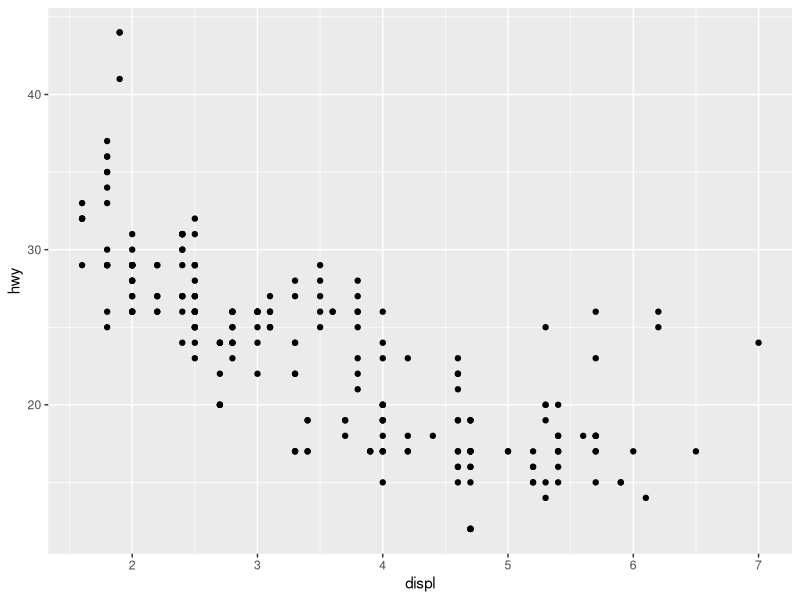
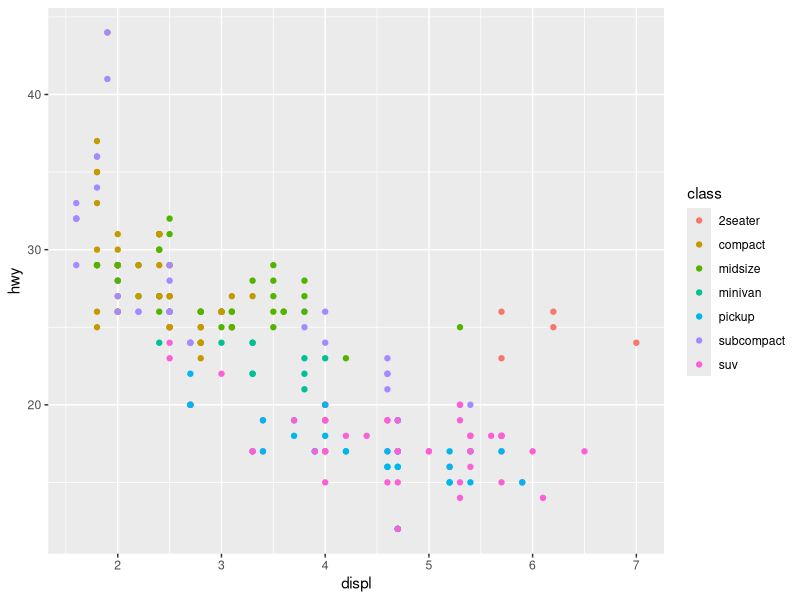
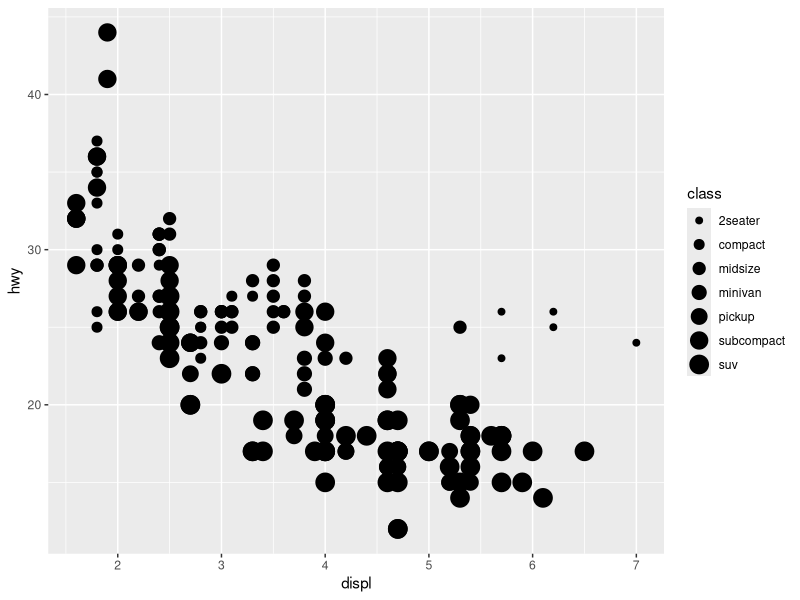
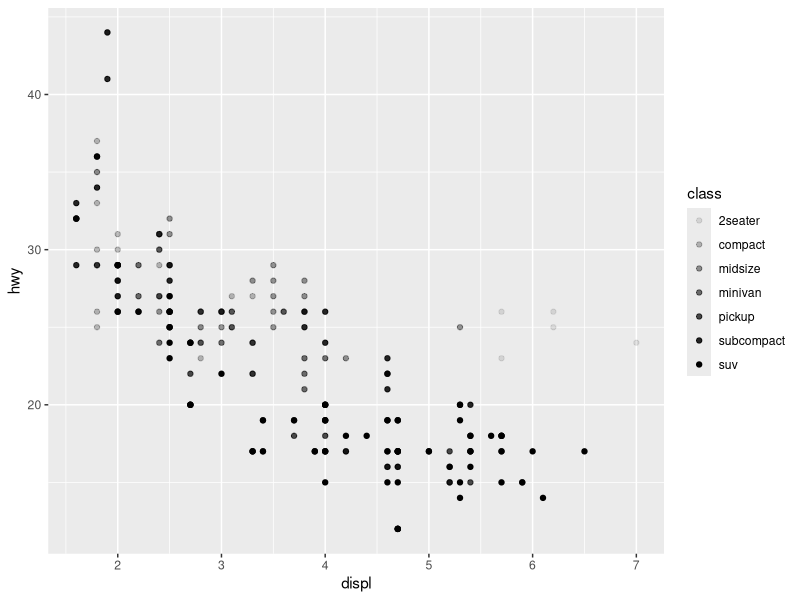
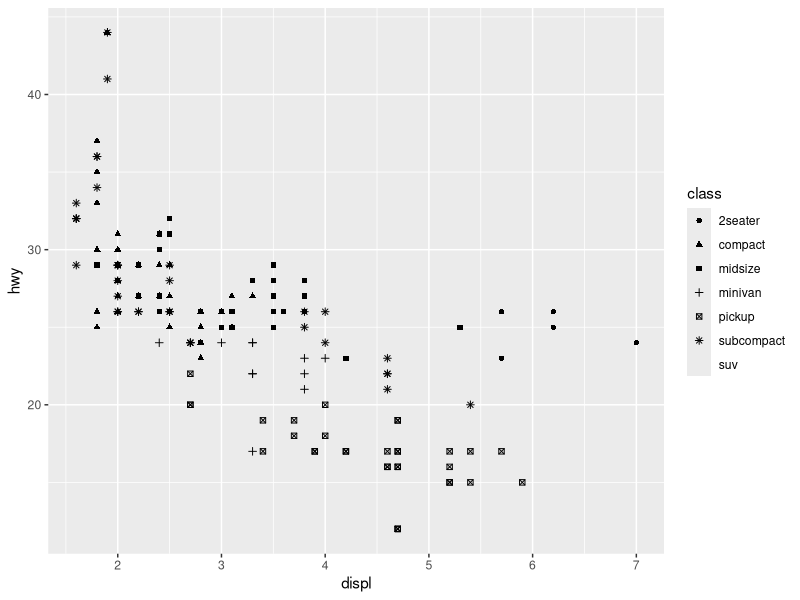
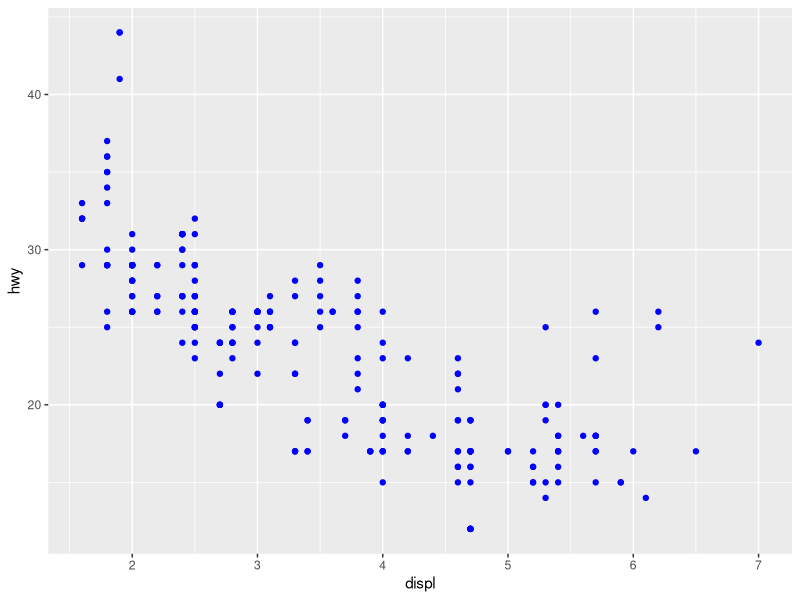
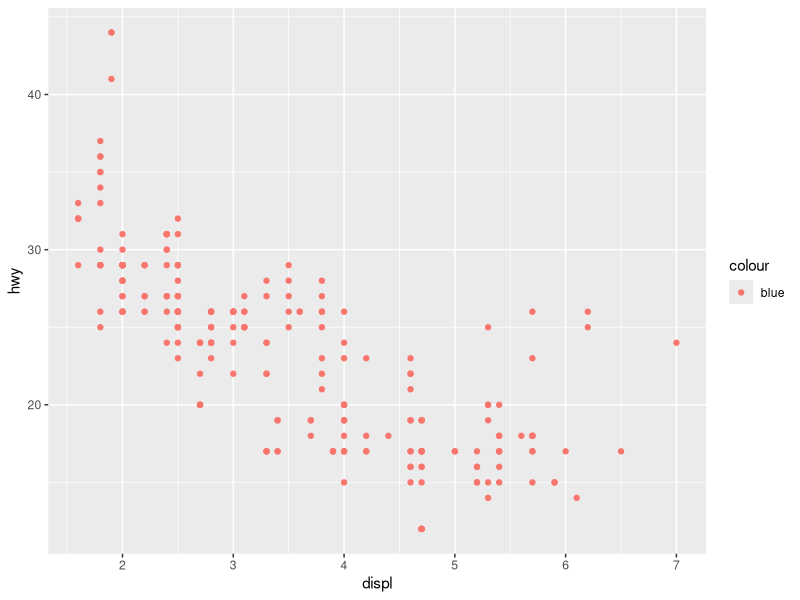
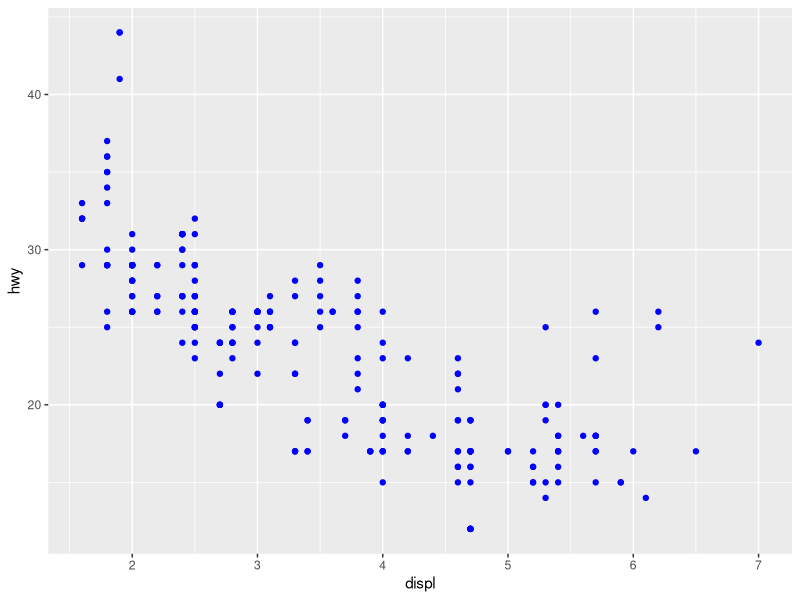

Write the R code that produced these figures, in order. (Note: this script raises an error after producing the figures.)
# Chapter 3 explore - intro
library(tidyverse)

# data frame
mpg

# create a ggplot
ggplot(data = mpg) +
  geom_point(mapping = aes(x = displ, y = hwy))

# graphic template

# ggplot(data = <DATA>) +
#   <GEOM_FUNCTION>(mapping = aes(<MAPPINGS>))

# aetsthetic mappings
ggplot(data = mpg) +
  geom_point(mapping = aes(x = displ, y = hwy, color = class))

ggplot(data = mpg) +
  geom_point(mapping = aes(x = displ, y = hwy, size = class))

# Left
ggplot(data = mpg) + 
  geom_point(mapping = aes(x = displ, y = hwy, alpha = class))

# Right
ggplot(data = mpg) + 
  geom_point(mapping = aes(x = displ, y = hwy, shape = class))

ggplot(data = mpg) + 
  geom_point(mapping = aes(x = displ, y = hwy), color = "blue")

# excercises
ggplot(data = mpg) + 
  geom_point(mapping = aes(x = displ, y = hwy, color = "blue"))

ggplot(data = mpg) + 
  geom_point(mapping = aes(x = displ, y = hwy), color = "blue") # out of aes()

# facets
# To facet your plot by a single variable, use facet_wrap()
ggplot(data = mpg) +
  geom_point(mapping = aes(x = displ, y = hwy)) +
  facet_wrap(~ class, nrow = 2)

# To facet your plot on the combination of two variables, add facet_grid() to 
# your plot call
ggplot(data = mpg) + 
  geom_point(mapping = aes(x = displ, y = hwy)) + 
  facet_grid(drv ~ cyl)

# quiz
ggplot(data = mpg) + 
  geom_point(mapping = aes(x = drv, y = cyl))

ggplot(data = mpg) + 
  geom_point(mapping = aes(x = displ, y = hwy)) +
  facet_grid(drv ~ .) # vertical

ggplot(data = mpg) + 
  geom_point(mapping = aes(x = displ, y = hwy)) +
  facet_grid(. ~ cyl) # horizontal

ggplot(data = mpg) + 
  geom_point(mapping = aes(x = displ, y = hwy)) + 
  facet_wrap(~ class, nrow = 2)

# geometric objects
# left
ggplot(data = mpg) + 
  geom_point(mapping = aes(x = displ, y = hwy))

# right
ggplot(data = mpg) + 
  geom_smooth(mapping = aes(x = displ, y = hwy))

ggplot(data = mpg) + 
  geom_smooth(mapping = aes(x = displ, y = hwy, linetype = drv))

par(mfrow = c(1, 3))
ggplot(data = mpg) +
  geom_smooth(mapping = aes(x = displ, y = hwy))

ggplot(data = mpg) +
  geom_smooth(mapping = aes(x = displ, y = hwy, group = drv))

ggplot(data = mpg) +
  geom_smooth(
    mapping = aes(x = displ, y = hwy, color = drv),
    show.legend = FALSE
  )

# To display multiple geoms in the same plot, add multiple geom functions to ggplot():
ggplot(data = mpg) + 
  geom_point(mapping = aes(x = displ, y = hwy)) +
  geom_smooth(mapping = aes(x = displ, y = hwy))

# This, however, introduces some duplication in our code. 
ggplot(data = mpg, mapping = aes(x = displ, y = hwy)) + 
  geom_point() + 
  geom_smooth()


ggplot(data = mpg, mapping = aes(x = displ, y = hwy)) + 
  geom_point(mapping = aes(color = class)) + 
  geom_smooth()

ggplot(data = mpg, mapping = aes(x = displ, y = hwy)) + 
  geom_point(mapping = aes(color = class)) + 
  geom_smooth(data = filter(mpg, class == "subcompact"), se = FALSE)

# quiz
ggplot(data = mpg, mapping = aes(x = displ, y = hwy, color = drv)) + 
  geom_point() + 
  geom_smooth(se = FALSE) # group in colors


ggplot(data = mpg, mapping = aes(x = displ, y = hwy)) + 
  geom_point() + 
  geom_smooth()

ggplot() + 
  geom_point(data = mpg, mapping = aes(x = displ, y = hwy)) + 
  geom_smooth(data = mpg, mapping = aes(x = displ, y = hwy)) # same as above

# statistical transformations
head(diamonds)

ggplot(data = diamonds) +
  geom_bar(mapping = aes(x = cut))

ggplot(data = diamonds) + 
  stat_count(mapping = aes(x = cut)) # interchangeable with geom_bar

# first time using tribble
demo <- tribble(
  ~cut,         ~freq,
  "Fair",       1610,
  "Good",       4906,
  "Very Good",  12082,
  "Premium",    13791,
  "Ideal",      21551
)

ggplot(data = demo) +
  geom_bar(mapping = aes(x = cut, y = freq), stat = "identity")

ggplot(data = diamonds) + 
  geom_bar(mapping = aes(x = cut, y = ..prop.., group = 1))

# stat_summary
ggplot(data = diamonds) + 
  stat_summary(
    mapping = aes(x = cut, y = depth),
    fun.ymin = min,
    fun.ymax = max,
    fun.y = median
  )

ggplot(data = diamonds) + 
  geom_bar(mapping = aes(x = cut, y = ..prop.., group = 1))

ggplot(data = diamonds) + 
  geom_bar(mapping = aes(x = cut, fill = color, y = ..prop..)) # no 'group = 1'

# position adjustment
# Each colored rectangle represents a combination of cut and clarity.

ggplot(data = diamonds) + 
  geom_bar(mapping = aes(x = cut, colour = cut))

ggplot(data = diamonds) + 
  geom_bar(mapping = aes(x = cut, fill = cut))

ggplot(data = diamonds) + 
  geom_bar(mapping = aes(x = cut, fill = clarity))

# position = "fill" works like stacking, but makes each set of stacked bars the 
# same height. 
ggplot(data = diamonds) + 
  geom_bar(mapping = aes(x = cut, fill = clarity), position = "fill")

# position = "dodge" places overlapping objects directly beside one another.
ggplot(data = diamonds) + 
  geom_bar(mapping = aes(x = cut, fill = clarity), position = "dodge")

# You can avoid this gridding by setting the position adjustment to "jitter".
ggplot(data = mpg) + 
  geom_point(mapping = aes(x = displ, y = hwy), position = "jitter")

# quiz
ggplot(data = mpg, mapping = aes(x = cty, y = hwy)) + 
  geom_point(position = "jitter")

ggplot(data = mpg) +
  geom_boxplot(mapping = aes())
